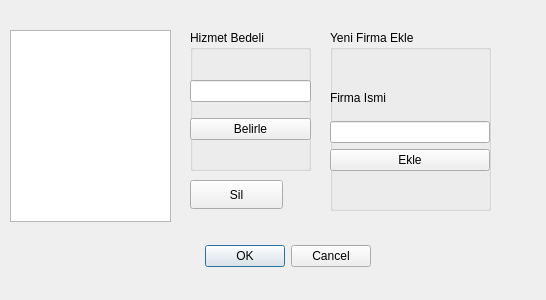
<?xml version="1.0" encoding="UTF-8"?>
<ui version="4.0">
 <class>AdminPage</class>
 <widget class="QDialog" name="AdminPage">
  <property name="geometry">
   <rect>
    <x>0</x>
    <y>0</y>
    <width>546</width>
    <height>300</height>
   </rect>
  </property>
  <property name="windowTitle">
   <string>Dialog</string>
  </property>
  <widget class="QDialogButtonBox" name="buttonBox">
   <property name="geometry">
    <rect>
     <x>30</x>
     <y>240</y>
     <width>341</width>
     <height>32</height>
    </rect>
   </property>
   <property name="orientation">
    <enum>Qt::Horizontal</enum>
   </property>
   <property name="standardButtons">
    <set>QDialogButtonBox::Cancel|QDialogButtonBox::Ok</set>
   </property>
  </widget>
  <widget class="QGroupBox" name="groupBox">
   <property name="geometry">
    <rect>
     <x>330</x>
     <y>30</y>
     <width>161</width>
     <height>181</height>
    </rect>
   </property>
   <property name="title">
    <string>Yeni Firma Ekle</string>
   </property>
   <widget class="QWidget" name="verticalLayoutWidget">
    <property name="geometry">
     <rect>
      <x>0</x>
      <y>50</y>
      <width>160</width>
      <height>91</height>
     </rect>
    </property>
    <layout class="QVBoxLayout" name="verticalLayout">
     <item>
      <widget class="QLabel" name="label">
       <property name="text">
        <string>Firma Ismi</string>
       </property>
      </widget>
     </item>
     <item>
      <widget class="QLineEdit" name="firmaismi_lineedit"/>
     </item>
     <item>
      <widget class="QPushButton" name="pushButton">
       <property name="text">
        <string>Ekle</string>
       </property>
      </widget>
     </item>
    </layout>
   </widget>
  </widget>
  <widget class="QGroupBox" name="groupBox_2">
   <property name="geometry">
    <rect>
     <x>190</x>
     <y>30</y>
     <width>121</width>
     <height>141</height>
    </rect>
   </property>
   <property name="title">
    <string>Hizmet Bedeli</string>
   </property>
   <widget class="QWidget" name="verticalLayoutWidget_2">
    <property name="geometry">
     <rect>
      <x>0</x>
      <y>40</y>
      <width>121</width>
      <height>80</height>
     </rect>
    </property>
    <layout class="QVBoxLayout" name="verticalLayout_2">
     <item>
      <widget class="QLineEdit" name="hizmetbedeli_lineedit"/>
     </item>
     <item>
      <widget class="QPushButton" name="pushButton_2">
       <property name="text">
        <string>Belirle</string>
       </property>
      </widget>
     </item>
    </layout>
   </widget>
  </widget>
  <widget class="QListWidget" name="listWidget">
   <property name="geometry">
    <rect>
     <x>10</x>
     <y>30</y>
     <width>161</width>
     <height>192</height>
    </rect>
   </property>
  </widget>
  <widget class="QPushButton" name="pushButton_5">
   <property name="geometry">
    <rect>
     <x>190</x>
     <y>180</y>
     <width>93</width>
     <height>29</height>
    </rect>
   </property>
   <property name="text">
    <string>Sil</string>
   </property>
  </widget>
 </widget>
 <resources/>
 <connections>
  <connection>
   <sender>buttonBox</sender>
   <signal>accepted()</signal>
   <receiver>AdminPage</receiver>
   <slot>accept()</slot>
   <hints>
    <hint type="sourcelabel">
     <x>248</x>
     <y>254</y>
    </hint>
    <hint type="destinationlabel">
     <x>157</x>
     <y>274</y>
    </hint>
   </hints>
  </connection>
  <connection>
   <sender>buttonBox</sender>
   <signal>rejected()</signal>
   <receiver>AdminPage</receiver>
   <slot>reject()</slot>
   <hints>
    <hint type="sourcelabel">
     <x>316</x>
     <y>260</y>
    </hint>
    <hint type="destinationlabel">
     <x>286</x>
     <y>274</y>
    </hint>
   </hints>
  </connection>
 </connections>
</ui>
